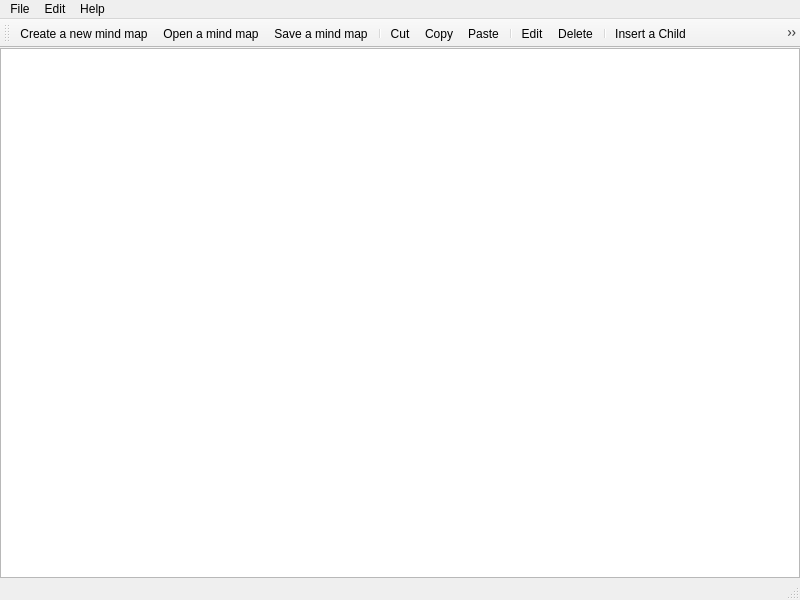
<?xml version="1.0" encoding="UTF-8"?>
<ui version="4.0">
 <class>GraphicalUIClass</class>
 <widget class="QMainWindow" name="GraphicalUIClass">
  <property name="geometry">
   <rect>
    <x>0</x>
    <y>0</y>
    <width>800</width>
    <height>600</height>
   </rect>
  </property>
  <property name="windowTitle">
   <string>MindMap</string>
  </property>
  <widget class="QWidget" name="centralWidget">
   <layout class="QGridLayout" name="gridLayout">
    <property name="leftMargin">
     <number>0</number>
    </property>
    <property name="topMargin">
     <number>0</number>
    </property>
    <property name="rightMargin">
     <number>0</number>
    </property>
    <property name="bottomMargin">
     <number>0</number>
    </property>
    <item row="0" column="0">
     <widget class="QGraphicsView" name="graphicsView">
      <property name="sizePolicy">
       <sizepolicy hsizetype="Expanding" vsizetype="Expanding">
        <horstretch>0</horstretch>
        <verstretch>0</verstretch>
       </sizepolicy>
      </property>
      <property name="resizeAnchor">
       <enum>QGraphicsView::NoAnchor</enum>
      </property>
     </widget>
    </item>
   </layout>
  </widget>
  <widget class="QMenuBar" name="menuBar">
   <property name="geometry">
    <rect>
     <x>0</x>
     <y>0</y>
     <width>800</width>
     <height>21</height>
    </rect>
   </property>
   <widget class="QMenu" name="menuFile">
    <property name="title">
     <string>File</string>
    </property>
    <addaction name="actionNew"/>
    <addaction name="actionLoad"/>
    <addaction name="actionSave"/>
    <addaction name="actionExit"/>
   </widget>
   <widget class="QMenu" name="menuEdit">
    <property name="title">
     <string>Edit</string>
    </property>
    <addaction name="actionEdit"/>
    <addaction name="actionDelete"/>
    <addaction name="actionInsert_a_Child"/>
    <addaction name="actionInsert_a_Sibling"/>
    <addaction name="actionInsert_a_Parent"/>
    <addaction name="separator"/>
    <addaction name="actionCut"/>
    <addaction name="actionCopy"/>
    <addaction name="actionPaste"/>
    <addaction name="separator"/>
    <addaction name="actionUndo"/>
    <addaction name="actionRedo"/>
   </widget>
   <widget class="QMenu" name="menuHelp">
    <property name="title">
     <string>Help</string>
    </property>
    <addaction name="actionAbout"/>
   </widget>
   <addaction name="menuFile"/>
   <addaction name="menuEdit"/>
   <addaction name="menuHelp"/>
  </widget>
  <widget class="QToolBar" name="mainToolBar">
   <attribute name="toolBarArea">
    <enum>TopToolBarArea</enum>
   </attribute>
   <attribute name="toolBarBreak">
    <bool>false</bool>
   </attribute>
   <addaction name="actionNew"/>
   <addaction name="actionLoad"/>
   <addaction name="actionSave"/>
   <addaction name="separator"/>
   <addaction name="actionCut"/>
   <addaction name="actionCopy"/>
   <addaction name="actionPaste"/>
   <addaction name="separator"/>
   <addaction name="actionEdit"/>
   <addaction name="actionDelete"/>
   <addaction name="separator"/>
   <addaction name="actionInsert_a_Child"/>
   <addaction name="actionInsert_a_Sibling"/>
   <addaction name="actionInsert_a_Parent"/>
   <addaction name="separator"/>
   <addaction name="actionUndo"/>
   <addaction name="actionRedo"/>
  </widget>
  <widget class="QStatusBar" name="statusBar"/>
  <action name="actionEdit">
   <property name="icon">
    <iconset>
     <normaloff>Resources/icon/pencil41.png</normaloff>Resources/icon/pencil41.png</iconset>
   </property>
   <property name="text">
    <string>Edit</string>
   </property>
   <property name="shortcut">
    <string>E</string>
   </property>
  </action>
  <action name="actionDelete">
   <property name="icon">
    <iconset>
     <normaloff>Resources/icon/delete96.png</normaloff>Resources/icon/delete96.png</iconset>
   </property>
   <property name="text">
    <string>Delete</string>
   </property>
   <property name="shortcut">
    <string>D</string>
   </property>
  </action>
  <action name="actionInsert_a_Child">
   <property name="icon">
    <iconset>
     <normaloff>Resources/icon/round77.png</normaloff>Resources/icon/round77.png</iconset>
   </property>
   <property name="text">
    <string>Insert a Child</string>
   </property>
   <property name="shortcut">
    <string>C</string>
   </property>
  </action>
  <action name="actionInsert_a_Parent">
   <property name="icon">
    <iconset>
     <normaloff>Resources/icon/rounded54.png</normaloff>Resources/icon/rounded54.png</iconset>
   </property>
   <property name="text">
    <string>Insert a Parent</string>
   </property>
   <property name="shortcut">
    <string>P</string>
   </property>
  </action>
  <action name="actionInsert_a_Sibling">
   <property name="icon">
    <iconset>
     <normaloff>Resources/icon/square181.png</normaloff>Resources/icon/square181.png</iconset>
   </property>
   <property name="text">
    <string>Insert a Sibling</string>
   </property>
   <property name="shortcut">
    <string>S</string>
   </property>
  </action>
  <action name="actionNew">
   <property name="icon">
    <iconset>
     <normaloff>Resources/icon/add26.png</normaloff>Resources/icon/add26.png</iconset>
   </property>
   <property name="text">
    <string>Create a new mind map</string>
   </property>
   <property name="shortcut">
    <string>C</string>
   </property>
  </action>
  <action name="actionLoad">
   <property name="icon">
    <iconset>
     <normaloff>Resources/icon/folder232.png</normaloff>Resources/icon/folder232.png</iconset>
   </property>
   <property name="text">
    <string>Open a mind map</string>
   </property>
   <property name="shortcut">
    <string>O</string>
   </property>
  </action>
  <action name="actionSave">
   <property name="icon">
    <iconset>
     <normaloff>Resources/icon/floppy1.png</normaloff>Resources/icon/floppy1.png</iconset>
   </property>
   <property name="text">
    <string>Save a mind map</string>
   </property>
   <property name="shortcut">
    <string>S</string>
   </property>
  </action>
  <action name="actionAbout">
   <property name="text">
    <string>About</string>
   </property>
   <property name="shortcut">
    <string>A</string>
   </property>
  </action>
  <action name="actionExit">
   <property name="text">
    <string>Exit</string>
   </property>
   <property name="shortcut">
    <string>E</string>
   </property>
  </action>
  <action name="actionCut">
   <property name="icon">
    <iconset>
     <normaloff>Resources/icon/scissors9.png</normaloff>Resources/icon/scissors9.png</iconset>
   </property>
   <property name="text">
    <string>Cut</string>
   </property>
  </action>
  <action name="actionCopy">
   <property name="icon">
    <iconset>
     <normaloff>Resources/icon/copy8.png</normaloff>Resources/icon/copy8.png</iconset>
   </property>
   <property name="text">
    <string>Copy</string>
   </property>
  </action>
  <action name="actionPaste">
   <property name="icon">
    <iconset>
     <normaloff>Resources/icon/clipboard46.png</normaloff>Resources/icon/clipboard46.png</iconset>
   </property>
   <property name="text">
    <string>Paste</string>
   </property>
  </action>
  <action name="actionUndo">
   <property name="icon">
    <iconset>
     <normaloff>Resources/icon/undo12.png</normaloff>Resources/icon/undo12.png</iconset>
   </property>
   <property name="text">
    <string>undo</string>
   </property>
  </action>
  <action name="actionRedo">
   <property name="icon">
    <iconset>
     <normaloff>Resources/icon/redo11.png</normaloff>Resources/icon/redo11.png</iconset>
   </property>
   <property name="text">
    <string>redo</string>
   </property>
  </action>
 </widget>
 <layoutdefault spacing="6" margin="11"/>
 <resources>
  <include location="GraphicalUI.qrc"/>
 </resources>
 <connections/>
</ui>
